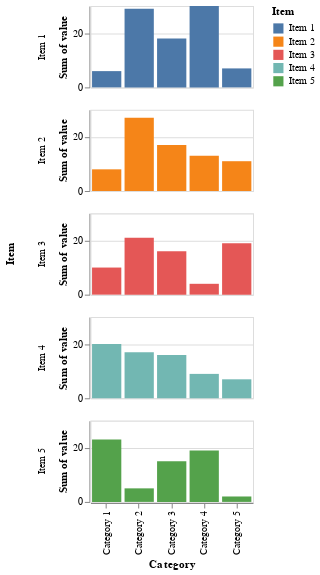

The notebook cell this image was saved under:
### Markdown cell above
## Typical faceted bars

### Code cell
alt.Chart(df).mark_bar().encode(
    x = 'Category:O',
    y = 'sum(value):Q',
    color = 'Item:N'
).properties(
    width = 160,
    height = 80
).facet(
    row='Item:O'
)

### Figure 1 — Vega-Lite specification as saved in the notebook (floating-point values rounded to 4 significant figures)
{"config": {"view": {"continuousWidth": 300, "continuousHeight": 300}}, "data": {"name": "data-dcc63c1bd6179d79fcae39778c52b169"}, "facet": {"row": {"field": "Item", "type": "ordinal"}}, "spec": {"mark": {"type": "bar"}, "encoding": {"color": {"field": "Item", "type": "nominal"}, "x": {"field": "Category", "type": "ordinal"}, "y": {"aggregate": "sum", "field": "value", "type": "quantitative"}}, "height": 80, "width": 160}, "$schema": "https://vega.github.io/schema/vega-lite/v5.8.0.json", "datasets": {"data-dcc63c1bd6179d79fcae39778c52b169": [{"Item": "Item 1", "Category": "Category 1", "value": 6}, {"Item": "Item 2", "Category": "Category 1", "value": 8}, {"Item": "Item 3", "Category": "Category 1", "value": 10}, {"Item": "Item 4", "Category": "Category 1", "value": 20}, {"Item": "Item 5", "Category": "Category 1", "value": 23}, {"Item": "Item 1", "Category": "Category 2", "value": 29}, {"Item": "Item 2", "Category": "Category 2", "value": 27}, {"Item": "Item 3", "Category": "Category 2", "value": 21}, {"Item": "Item 4", "Category": "Category 2", "value": 17}, {"Item": "Item 5", "Category": "Category 2", "value": 5}, {"Item": "Item 1", "Category": "Category 3", "value": 18}, {"Item": "Item 2", "Category": "Category 3", "value": 17}, {"Item": "Item 3", "Category": "Category 3", "value": 16}, {"Item": "Item 4", "Category": "Category 3", "value": 16}, {"Item": "Item 5", "Category": "Category 3", "value": 15}, {"Item": "Item 1", "Category": "Category 4", "value": 30}, {"Item": "Item 2", "Category": "Category 4", "value": 13}, {"Item": "Item 3", "Category": "Category 4", "value": 4}, {"Item": "Item 4", "Category": "Category 4", "value": 9}, {"Item": "Item 5", "Category": "Category 4", "value": 19}, {"Item": "Item 1", "Category": "Category 5", "value": 7}, {"Item": "Item 2", "Category": "Category 5", "value": 11}, {"Item": "Item 3", "Category": "Category 5", "value": 19}, {"Item": "Item 4", "Category": "Category 5", "value": 7}, {"Item": "Item 5", "Category": "Category 5", "value": 2}]}}
